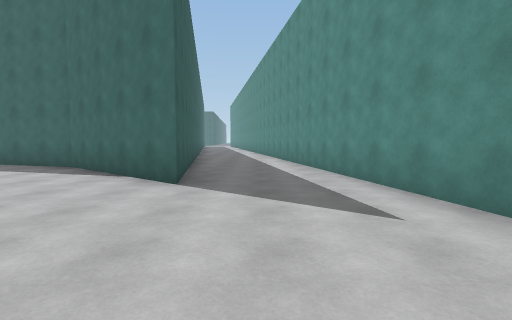
View 1 (above)

24 first-person views from a walk through a 3-D level made in the Unity game engine. The camera is 1.4 m above the floor, tilts 4° down and sees 85° across. The floor is counted in squares, 2 m on a side. Each view is taken from the middle of a square. On the plan, view 1 faces up. The plan holds only what a view shows up to about 9 squares ahead; the rest is blank. The place goes on beyond the plan. The player is left out. Surface patterns are stand-ins for the level's own textures.

View 2
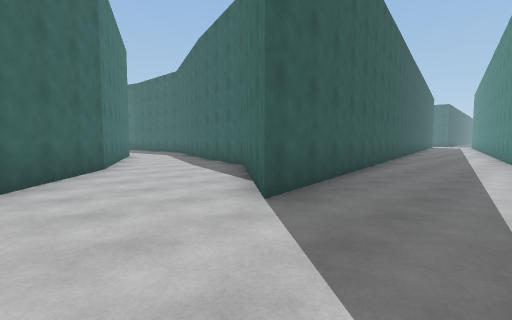

View 3
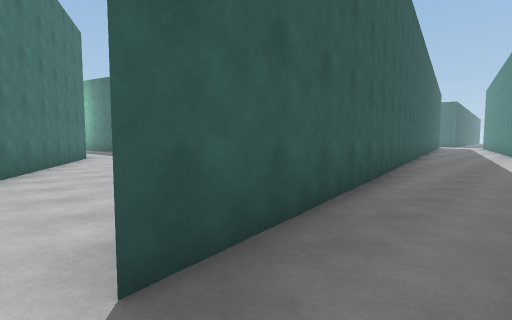

View 4
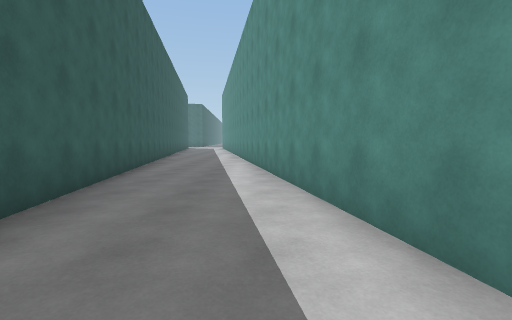

View 5
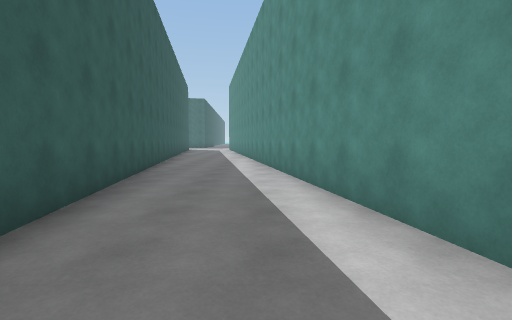

View 6
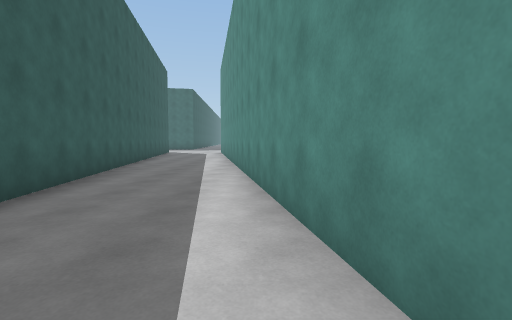

View 7
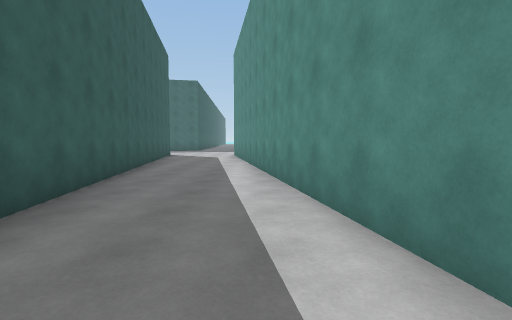

View 8
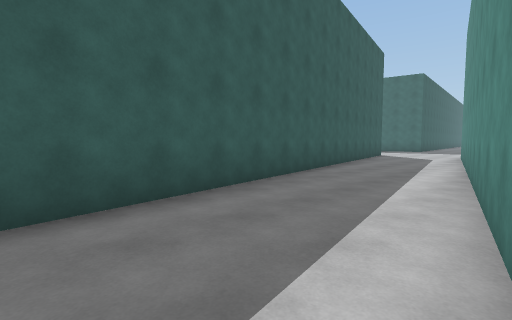

View 9
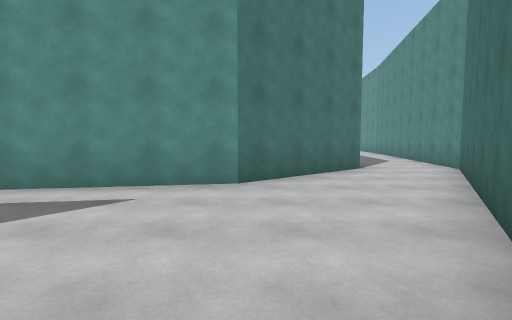

View 10
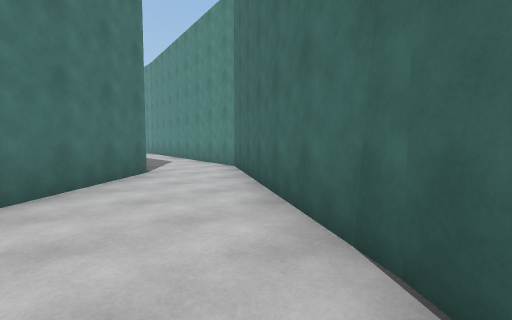

View 11
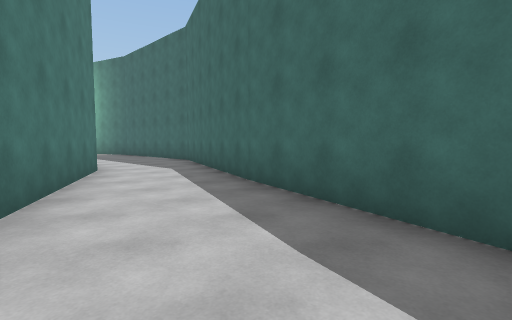

View 12
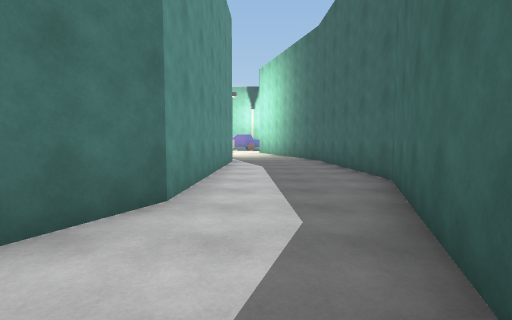

View 13
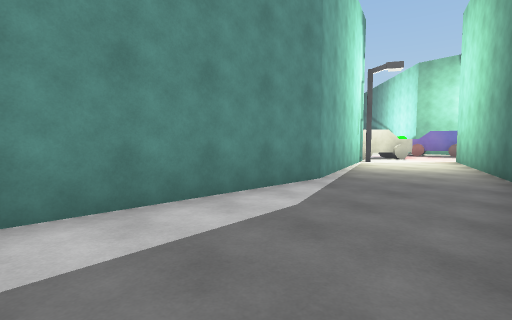

View 14
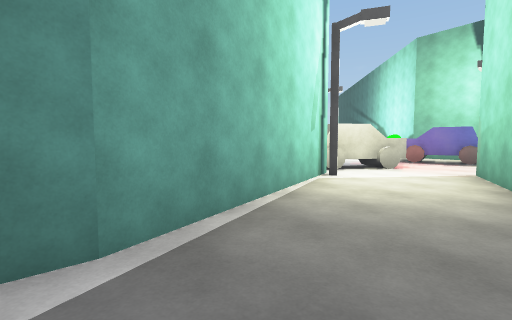

View 15
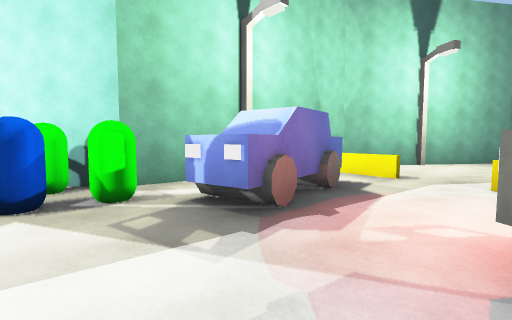

View 16
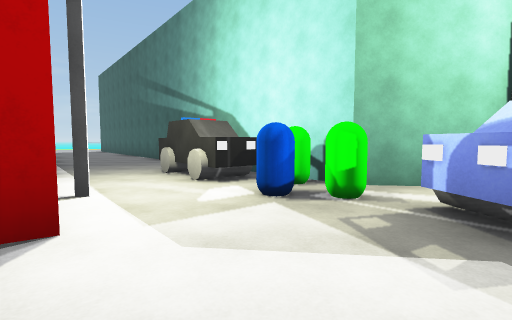

View 17
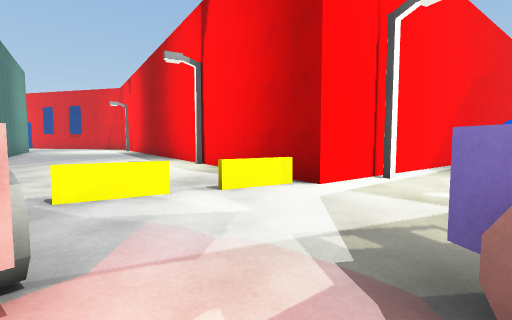

View 18
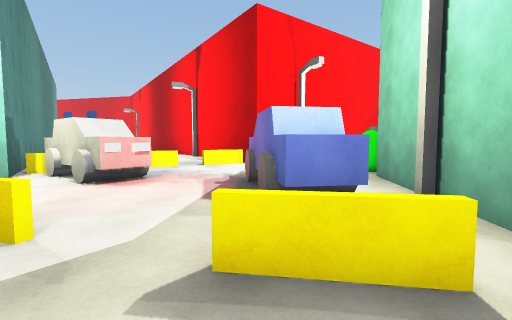

View 19
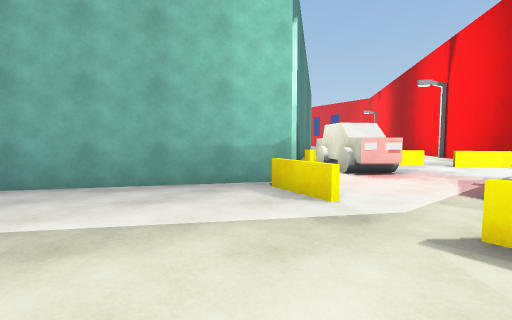

View 20
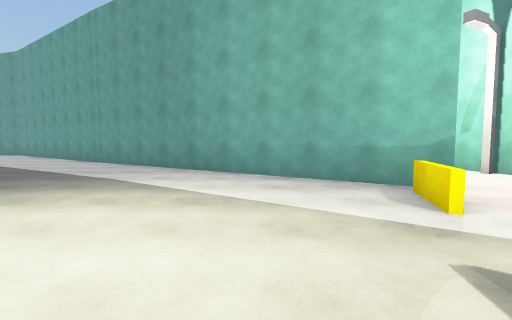

View 21
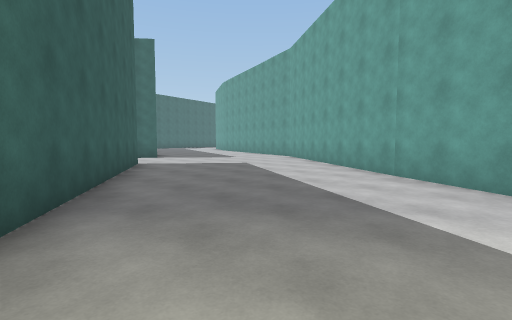

View 22
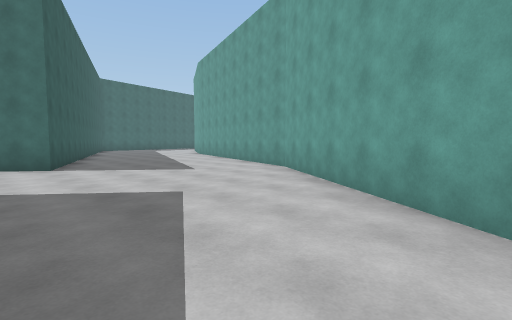

View 23
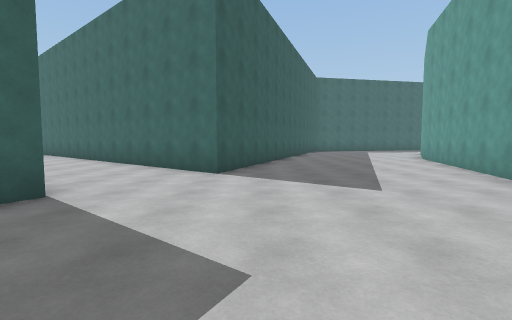

View 24
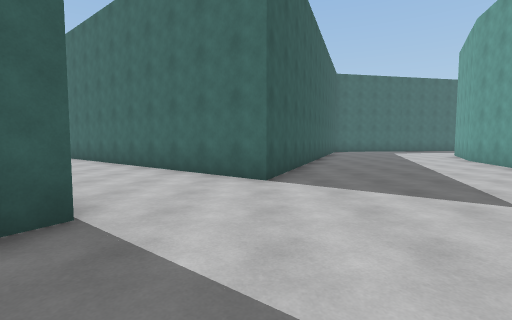

### Floor plan
Points are (right, up) in squares from view 1. A wall is a line through its corners. A room is listed if a view was taken in it or the views show most of it. See-through windows are left out.
Room 1 (views 1, 2, 3, 4, 5, 6, 7, 8, 9, 10, 11, 12, 13, 14)
walls: (-6.5, 4.2) (-3.8, 2.1); (-1, -0.1) (-0.5, -0.5); (-0.6, -0.4) (4.8, -4) (7, -4.4); (-13.9, 10.4) (-18.1, 10.2); (5, -1.6) (2.5, 1.3) (-2.4, 29.6); (-18.5, 7.2) (-12.2, 7) (-6.4, 4.2); (-5.4, 29) (-1.3, 4.4) (-4.8, 7.3) (-14.1, 10)
ways out: opening at (-19, 8.5) to room 2
Room 2 (views 15, 16, 17)
walls: (-30, 8.9) (-30.4, 5.6); (-22.6, 6) (-18.5, 7.2); (-20.4, 9.7) (-25, 8.2); (-31.5, -0.1) (-28, 2.5)
low walls: (-26, 3.3) (-24.8, 4); (-27.7, 9.4) (-29, 9.6); (-27.6, 2.3) (-26.4, 3)
ways out: opening at (-19, 8.5) to room 1; opening at (-27, 9) to room 3
objects: car (-31, 3) to (-31, 4); green capsule (-31, 5); blue capsule (-30, 4); green capsule (-30, 5) to (-29, 5); streetlight (-30, 8); streetlight (-29, 2); car (-29, 6) to (-28, 8); car (-26, 5) to (-24, 6); streetlight (-23, 6)
Room 3 (views 18, 19, 20, 21, 22, 23, 24)
walls: (-22.5, 22.5) (-25.9, 16.7); (-16.2, 21.6) (-13.9, 29); (-26.7, 15.3) (-29.7, 11.1) (-29.8, 10.4); (-19.2, 29) (-20.8, 24.9) (-26, 29); (-25, 8.2) (-16.4, 22)
low walls: (-26.4, 9.2) (-25.1, 8.8); (-29.1, 9.8) (-27.7, 9.5)
ways out: opening at (-27, 9) to room 2
objects: streetlight (-28, 13)

Where each view was taken, in squares from view 1:
view 1: 0 up, 0 right, facing up
view 2: 2 up, 1 right, facing up-left
view 3: 4 up, 0 right, facing up-left
view 4: 8 up, 0 right, facing up
view 5: 12 up, 1 left, facing up
view 6: 17 up, 1 left, facing up
view 7: 20 up, 2 left, facing up
view 8: 20 up, 1 left, facing up-left
view 9: 1 up, 2 left, facing right
view 10: 1 up, 1 left, facing down-right
view 11: 5 up, 5 left, facing up-left
view 12: 8 up, 9 left, facing left
view 13: 10 up, 14 left, facing down-left
view 14: 9 up, 18 left, facing down-left
view 15: 4 up, 26 left, facing up-left
view 16: 4 up, 26 left, facing left
view 17: 7 up, 27 left, facing down
view 18: 11 up, 28 left, facing down
view 19: 12 up, 28 left, facing down-right
view 20: 11 up, 29 left, facing right
view 21: 14 up, 26 left, facing up-right
view 22: 17 up, 22 left, facing up-right
view 23: 19 up, 20 left, facing up
view 24: 20 up, 21 left, facing up
